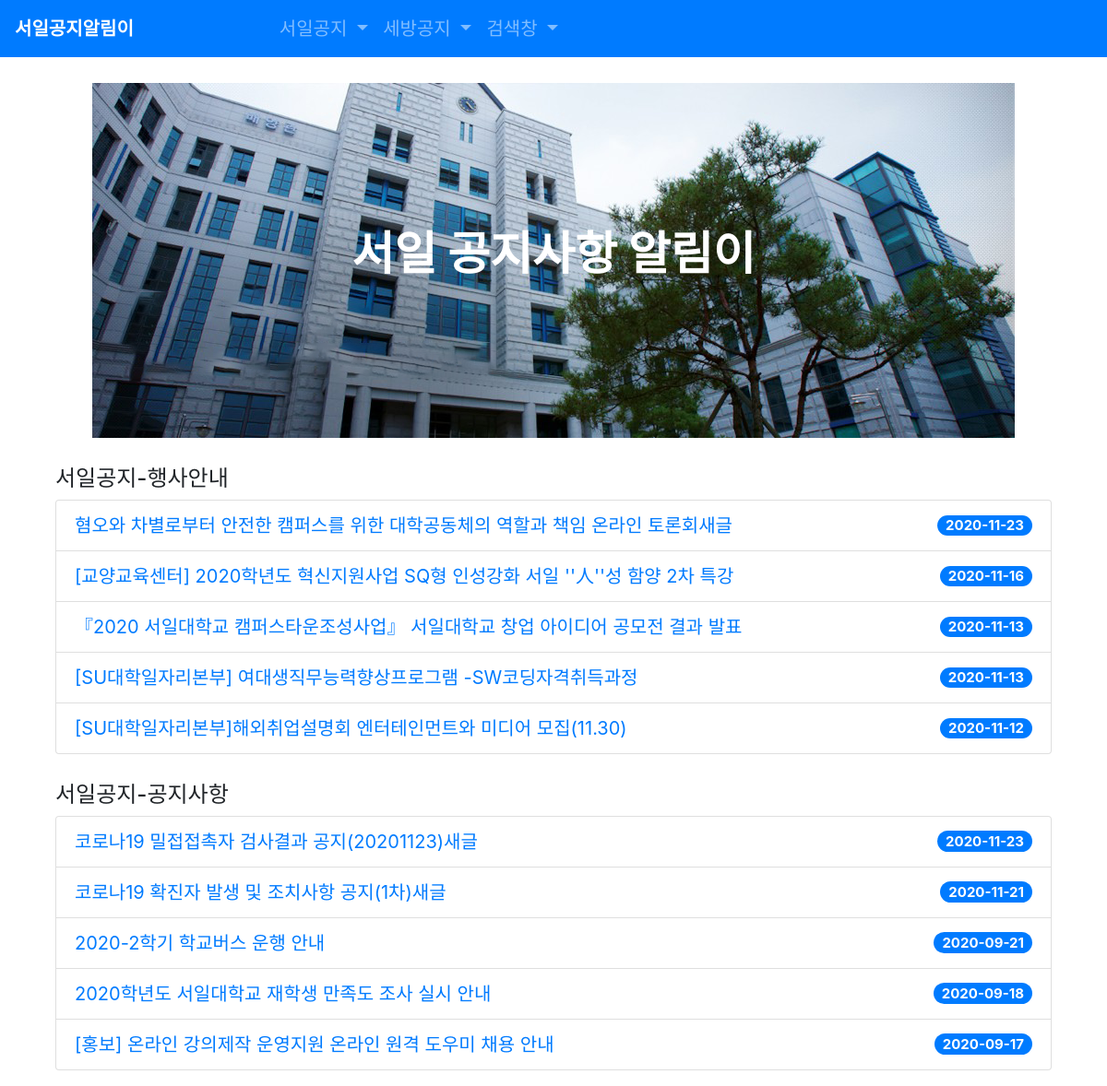
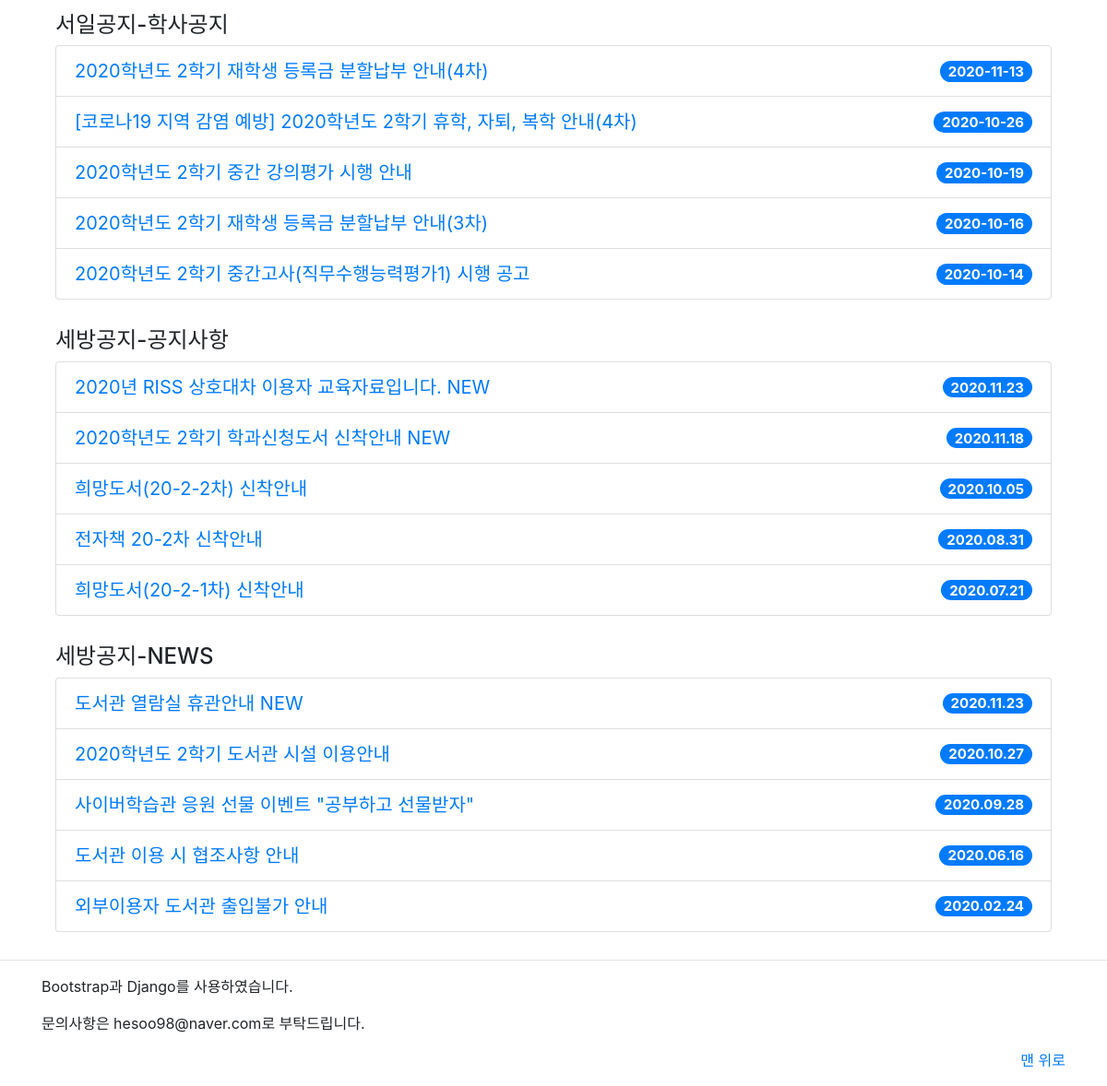
The page / on the database its author committed (2 pictures, top to bottom).
### seoilNotice/models.py (models this page shows, shortened)
class EventInfo(models.Model):
    title = models.CharField(max_length=200)
    date = models.CharField(max_length=20)
    url = models.URLField()

class SeoilNotice(models.Model):
    title = models.CharField(max_length=200)
    date = models.CharField(max_length=20)
    url = models.URLField()

class BachelorNotice(models.Model):
    title = models.CharField(max_length=200)
    date = models.CharField(max_length=20)
    url = models.URLField()

### seoilLibraryNotice/models.py (models this page shows, shortened)
class NewsInfo(models.Model):
    title = models.CharField(max_length=200)
    date = models.CharField(max_length=20)
    url = models.URLField()

class LibNotice(models.Model):
    title = models.CharField(max_length=200)
    date = models.CharField(max_length=20)
    url = models.URLField()

### mysite/views.py (the view)
# urls.py: path('', index, name='home'),
def index(request):
    latest_post_list = SeoilNotice.objects.all().order_by('id')[:5]
    latest_event_list = EventInfo.objects.all().order_by('id')[:5]
    latest_bachelor_list = BachelorNotice.objects.all().order_by('id')[:5]
    latest_libnews_list = LibNotice.objects.all().order_by('id')[:5]
    latest_libnotice_list = NewsInfo.objects.all().order_by('id')[:5]
    template = loader.get_template('home.html')
    context = {
        'latest_post_list': latest_post_list,
        'latest_event_list': latest_event_list,
        'latest_bachelor_list': latest_bachelor_list,
        'latest_libnews_list': latest_libnews_list,
        'latest_libnotice_list': latest_libnotice_list,
    }
    return HttpResponse(template.render(context, request))

### mysite/templates/home.html (shortened to what this page needs)
{% extends 'base.html' %}
{% load static %}
{% block content %}
<div class="up_bar">
    <img src="/static/mysite/images/home_image01.png" alt="이미지" class="">
    <div class="text"><p style="color:white;font-size:50px;"><b>서일 공지사항 알림이</b></p></div>
</div>
<div class="container">
    <div>
        <h4>서일공지-행사안내</h4>
        <ul class="list-group box">
            {% for notice in latest_event_list %}
            <li class="list-group-item d-flex justify-content-between align-items-center">
               <a href="{{ notice.url }}" target="_blank">{{ notice.title }}</a>
                <span class="badge badge-primary badge-pill">{{ notice.date }}</span>
            </li>
            {% endfor %}
        </ul>
    </div>
    <div>
        <h4>서일공지-공지사항</h4>
        <ul class="list-group box">
            {% for notice in latest_post_list %}
            <li class="list-group-item d-flex justify-content-between align-items-center">
               <a href="{{ notice.url }}" target="_blank">{{ notice.title }}</a>
                <span class="badge badge-primary badge-pill">{{ notice.date }}</span>
            </li>
            {% endfor %}
        </ul>
    </div>
    <div>
        <h4>서일공지-학사공지</h4>
        <ul class="list-group box">
            {% for notice in latest_bachelor_list %}
            <li class="list-group-item d-flex justify-content-between align-items-center">
               <a href="{{ notice.url }}" target="_blank">{{ notice.title }}</a>
                <span class="badge badge-primary badge-pill">{{ notice.date }}</span>
            </li>
            {% endfor %}
        </ul>
    </div>
    <div>
        <h4>세방공지-공지사항</h4>
        <ul class="list-group box">
            {% for notice in latest_libnotice_list %}
            <li class="list-group-item d-flex justify-content-between align-items-center">
               <a href="{{ notice.url }}" target="_blank">{{ notice.title }}</a>
                <span class="badge badge-primary badge-pill">{{ notice.date }}</span>
            </li>
            {% endfor %}
        </ul>
    </div>
    <div>
        <h4>세방공지-NEWS</h4>
        <ul class="list-group box">
            {% for notice in latest_libnews_list %}
            <li class="list-group-item d-flex justify-content-between align-items-center">
               <a href="{{ notice.url }}" target="_blank">{{ notice.title }}</a>
                <span class="badge badge-primary badge-pill">{{ notice.date }}</span>
            </li>
            {% endfor %}
        </ul>
    </div>
</div>
{% endblock content %}

### mysite/templates/home.html (style rules this page uses)
ul { list-style:none; padding-left:0px; }
li { font-size:20px; }
.box { margin-bottom:30px; }
.up_bar { text-align: center; margin-bottom:30px; position:relative; }
.up_bar { position: relative; }
.text { position: absolute; top : 50%; left: 50%; transform: translate( -50%, -50% ); }

### rows shown on the page
EventInfo: title "혐오와 차별로부터 안전한 캠퍼스를 위한 대학공동체의 역할과 책임 온라인 토론회새글", date "2020-11-23"
EventInfo: title "[교양교육센터] 2020학년도 혁신지원사업 SQ형 인성강화 서일 ''人''성 함양 2차 특강", date "2020-11-16"
EventInfo: title "『2020 서일대학교 캠퍼스타운조성사업』 서일대학교 창업 아이디어 공모전 결과 발표", date "2020-11-13"
EventInfo: title "[SU대학일자리본부] 여대생직무능력향상프로그램 -SW코딩자격취득과정", date "2020-11-13"
EventInfo: title "[SU대학일자리본부]해외취업설명회 엔터테인먼트와 미디어 모집(11.30)", date "2020-11-12"
SeoilNotice: title "코로나19 밀접접촉자 검사결과 공지(20201123)새글", date "2020-11-23"
SeoilNotice: title "코로나19 확진자 발생 및 조치사항 공지(1차)새글", date "2020-11-21"
SeoilNotice: title "2020-2학기 학교버스 운행 안내", date "2020-09-21"
SeoilNotice: title "2020학년도 서일대학교 재학생 만족도 조사 실시 안내", date "2020-09-18"
SeoilNotice: title "[홍보] 온라인 강의제작 운영지원 온라인 원격 도우미 채용 안내", date "2020-09-17"
BachelorNotice: title "2020학년도 2학기 재학생 등록금 분할납부 안내(4차)", date "2020-11-13"
BachelorNotice: title "[코로나19 지역 감염 예방] 2020학년도 2학기 휴학, 자퇴, 복학 안내(4차)", date "2020-10-26"
BachelorNotice: title "2020학년도 2학기 중간 강의평가 시행 안내", date "2020-10-19"
BachelorNotice: title "2020학년도 2학기 재학생 등록금 분할납부 안내(3차)", date "2020-10-16"
BachelorNotice: title "2020학년도 2학기 중간고사(직무수행능력평가1) 시행 공고", date "2020-10-14"
NewsInfo: title "2020년 RISS 상호대차 이용자 교육자료입니다. NEW", date "2020.11.23"
NewsInfo: title "2020학년도 2학기 학과신청도서 신착안내 NEW", date "2020.11.18"
NewsInfo: title "희망도서(20-2-2차) 신착안내", date "2020.10.05"
NewsInfo: title "전자책 20-2차 신착안내", date "2020.08.31"
NewsInfo: title "희망도서(20-2-1차) 신착안내", date "2020.07.21"
LibNotice: title "도서관 열람실 휴관안내 NEW", date "2020.11.23"
LibNotice: title "2020학년도 2학기 도서관 시설 이용안내", date "2020.10.27"
LibNotice: title "사이버학습관 응원 선물 이벤트 \"공부하고 선물받자\"", date "2020.09.28"
LibNotice: title "도서관 이용 시 협조사항 안내", date "2020.06.16"
LibNotice: title "외부이용자 도서관 출입불가 안내", date "2020.02.24"
